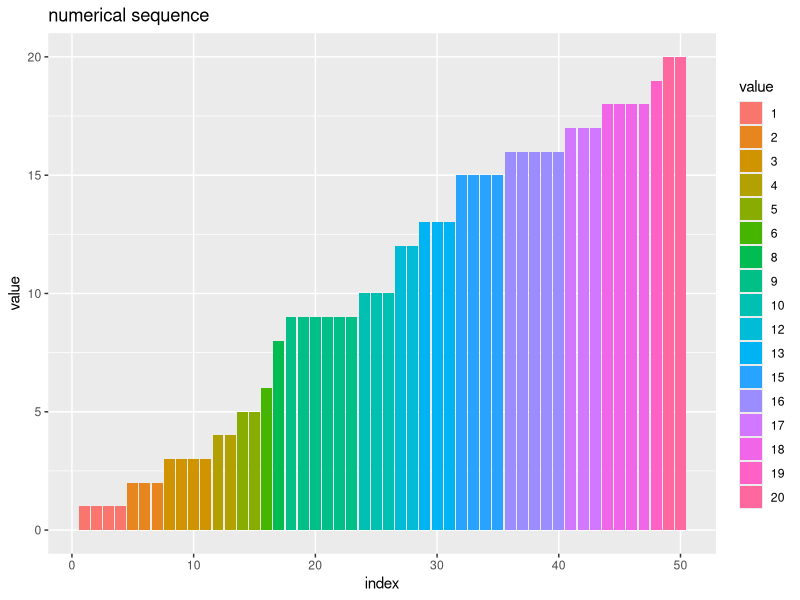

The R script that drew this image: (Note: this script raises an error after producing the figure.)

# 12.8 バケットソート ------------------------------------------------------------

# 利用パッケージ
library(tidyverse)
library(gganimate)

# チェック用
library(ggplot2)


# 実装 ----------------------------------------------------------------------

# バケットソートの実装
bucket_sort <- function(vec, max_val = NA) {
  
  # 数列の要素数を取得
  N <- length(vec)
  
  # 最大値を設定
  if(is.na(max_val)) {
    max_val <- max(vec)
  }
  
  # 集計用の中間変数を初期化
  num_vec <- rep(x = 0, times = max_val)
  sum_vec <- rep(x = 0, times = max_val)
  val_vec <- rep(x = NA, times = N)
  
  # 要素ごとに処理
  for(i in 1:N) { # (前から)
    
    # 重複数をカウント
    num_vec[vec[i]] <- num_vec[vec[i]] + 1
  }
  
  # 値ごとに処理
  for(v in 1:max_val) {
    
    # 累積要素数をカウント
    #sum_vec[v] <- ifelse(test = v == 1, yes = 0, no = sum_vec[v-1]) + num_vec[v]
    if(v == 1) { # (初回)
      sum_vec[v] <- num_vec[v]
    } else {
      sum_vec[v] <- sum_vec[v-1] + num_vec[v]
    }
  }
  
  # 要素ごとに処理
  for(i in N:1) { # (後から)
    
    # 累積要素数番目に値を格納
    val_vec[sum_vec[vec[i]]] <- vec[i]
    
    # 累積要素数をカウントダウン
    sum_vec[vec[i]] <- sum_vec[vec[i]] - 1
  }
  
  # 数列を更新
  vec <- val_vec
  
  # 数列を出力
  return(vec)
}


# 要素数を指定
N <- 50

# 最大値を指定
max_val <- 20

# 数列を生成
a <- sample(x = 1:max_val, size = N, replace = TRUE)
a; table(a)

# ソート
a <- bucket_sort(a)
sum(!(bucket_sort(a) == sort(a)))


# 可視化 ---------------------------------------------------------------------

# 数列を格納
seq_df <- tibble::tibble(
  index = 1:N, # 各試行のインデックス
  value = a    # 要素
  #value = bucket_sort(a) # 要素
)

# 数列を作図
ggplot() + 
  geom_bar(data = seq_df, 
           mapping = aes(x = index, y = value, fill = factor(value)), stat = "identity") + 
  theme(panel.grid.minor.x = element_blank()) + # 図の体裁
  labs(title = "numerical sequence", 
       fill = "value", 
       x = "index", y = "value")


### ・操作の確認 -----

# 数列を格納
sequence_df <- tibble::tibble(
  iteration = 0, # フレーム番号
  id        = 1:N, # 要素ID
  # 数列用
  index = 1:N, 
  value = a, 
  # タイル用
  x        = index, 
  y        = 0.5 * value, 
  height   = value, 
  alpha    = 1, 
  linetype = "blank", 
  # ラベル用
  label_y = 0
) |> 
  dplyr::group_by(value) |> # IDの割当用
  dplyr::mutate(
    # 重複ラベル用
    dup_id    = dplyr::row_number(id), # 重複IDを割り当て
    dup_num   = max(dup_id), # 重複の判定用
    dup_label = dplyr::if_else(
      condition = dup_num > 1, true = paste0("(", dup_id, ")"), false = ""
    ) # 重複要素のみラベルを作成
  ) |> 
  dplyr::ungroup()

# 値ごとの要素数をカウント
count_df <- tibble::tibble(
  iteration = 1, # フレーム番号
  id        = 1:N, # 要素ID
  # 数列用
  value = a, 
  # タイル用
  x       = value, 
  height  = 1, 
  alpha   = 0.1, 
  linetype = "dashed"
) |> 
  dplyr::group_by(value) |> # IDの割当・カウント用
  dplyr::mutate(
    count = dplyr::row_number(id), # 値ごとの累積要素数
    y     = count - 0.5, 
    # ラベル用
    label_y = y - 0.5, 
    # 重複ラベル用
    dup_id    = dplyr::row_number(id), # 重複IDを割り当て
    dup_num   = max(dup_id), # 重複の判定用
    dup_label = dplyr::if_else(
      condition = dup_num > 1, true = paste0("(", dup_id, ")"), false = ""
    ) # 重複要素のみラベルを作成
  ) |> 
  dplyr::ungroup()

# 累積要素数をカウント
reorder_df <- tibble::tibble(
  iteration = 2, # フレーム番号
  id        = 1:N, # 要素ID
  # 数列用
  value = a, 
  # タイル用
  y        = 0.5, 
  height   = 1, 
  alpha    = 0.1, 
  linetype = "dashed", 
  # ラベル用
  label_y = y - 0.5
) |> 
  dplyr::arrange(value, id) |> # 累積カウント用
  dplyr::mutate(
    x = dplyr::row_number() # 累積要素数
  ) |> 
  dplyr::arrange(id) |> 
  dplyr::group_by(value) |> # IDの割当用
  dplyr::mutate(
    # 重複ラベル用
    dup_id    = dplyr::row_number(id), # 重複IDを割り当て
    dup_num   = max(dup_id), # 重複の判定用
    dup_label = dplyr::if_else(
      condition = dup_num > 1, true = paste0("(", dup_id, ")"), false = ""
    ) # 重複要素のみラベルを作成
  ) |> 
  dplyr::ungroup()

# 数列をソート
swap_df <- tibble::tibble(
  iteration = 3, # フレーム番号
  id        = 1:N, # 要素ID
  # 数列用
  value = a, 
  # タイル用
  y        = 0.5 * value, 
  height   = value, 
  alpha    = 1, 
  linetype = "blank", 
  # ラベル用
  label_y = 0
) |> 
  dplyr::arrange(value, id) |> # 入替用
  dplyr::mutate(
    index = dplyr::row_number(), # 入替後のインデックス
    x     = index
  ) |> 
  dplyr::arrange(id) |> 
  dplyr::group_by(value) |> # IDの割当用
  dplyr::mutate(
    # 重複ラベル用
    dup_id    = dplyr::row_number(id), # 重複IDを割り当て
    dup_num   = max(dup_id), # 重複の判定用
    dup_label = dplyr::if_else(
      condition = dup_num > 1, true = paste0("(", dup_id, ")"), false = ""
    ) # 重複要素のみラベルを作成
  ) |> 
  dplyr::ungroup()

# データを結合
trace_df <- dplyr::bind_rows(
  sequence_df, 
  count_df, 
  reorder_df, 
  swap_df
)


### ・入替の確認 -----

# インデックスの小さい順に要素を取り出す
sequence_df <- tidyr::expand_grid(
  iteration = 0:N, # カウント時の試行回数
  id        = 1:N  # 元のインデックス
) |> # 試行ごとに要素IDを複製
  dplyr::mutate(
    # 数列用
    index = id, 
    value = a[id], 
    # タイル用
    x        = index, 
    y        = 0.5 * value, 
    height   = value, 
    alpha    = 1, 
    linetype = "blank", 
    # ラベル用
    label_y = 0
  ) |> 
  dplyr::group_by(iteration, value) |> # IDの割当用
  dplyr::mutate(
    # 重複ラベル用
    dup_id    = dplyr::row_number(id), # 重複IDを割り当て
    dup_num   = max(dup_id), # 重複の判定用
    dup_label = dplyr::if_else(
      condition = dup_num > 1, true = paste0("(", dup_id, ")"), false = ""
    ) # 重複要素のみラベルを作成
  ) |> 
  dplyr::ungroup() |> 
  dplyr::filter(iteration < id) # 未カウントの要素を抽出

# インデックスの小さい順に要素を取り出してカウント
count_df <- tidyr::expand_grid(
  iteration = 0:N, # カウント時の試行回数
  id        = 1:N  # 元のインデックス
) |> # 試行ごとに要素IDを複製
  dplyr::mutate(
    # 数列用
    value = a[id], 
    # タイル用
    x        = value, 
    height   = 1, 
    alpha    = 0.1, 
    linetype = "dashed"
  ) |> 
  dplyr::group_by(iteration, value) |> # IDの割当・カウント用
  dplyr::mutate(
    # タイル用
    count = dplyr::row_number(id), # 値ごとの要素数
    y     = -count + 0.5, 
    # ラベル用
    label_y = y - 0.5, 
    # 重複ラベル用
    dup_id    = dplyr::row_number(id), # 重複IDを割り当て
    dup_num   = max(dup_id), # 重複の判定用
    dup_label = dplyr::if_else(
      condition = dup_num > 1, true = paste0("(", dup_id, ")"), false = ""
    ) # 重複要素のみラベルを作成
  ) |> 
  dplyr::ungroup() |> 
  dplyr::filter(iteration >= id) # カウント済みの要素を抽出

# インデックスの小さい順に要素を戻してカウント
discount_df <- tidyr::expand_grid(
  iteration = 0:N + N+1, # 入替時の試行回数
  id        = 1:N # 元のインデックス
) |> # 試行ごとに要素IDを複製
  dplyr::mutate(
    # 数列用
    value = a[id], 
    # タイル用
    y        = -0.5, 
    height   = 1, 
    alpha    = 0.1, 
    linetype = "dashed", 
    # ラベル用
    label_y = y - 0.5
  ) |> 
  dplyr::arrange(iteration, value, id) |> # 累積カウント用
  dplyr::group_by(iteration) |> # 累積カウント用
  dplyr::mutate(
    # タイル用
    x = dplyr::row_number() # 累積要素数
  ) |> 
  dplyr::arrange(iteration, id) |> 
  dplyr::group_by(iteration, value) |> # IDの割当用
  dplyr::mutate(
    # 重複ラベル用
    dup_id    = dplyr::row_number(id), # 重複IDを割り当て
    dup_num   = max(dup_id), # 重複の判定用
    dup_label = dplyr::if_else(
      condition = dup_num > 1, true = paste0("(", dup_id, ")"), false = ""
    ) # 重複要素のみラベルを作成
  ) |> 
  dplyr::ungroup() |> 
  dplyr::filter(iteration-(N+1) < N+1-id) # 未入替の要素を抽出

# インデックスの小さい順に要素を入れ替えて戻す
swap_df <- tidyr::expand_grid(
  iteration = 0:N + N+1, # 入替時の試行回数
  id        = 1:N # 元のインデックス
) |> # 試行ごとに要素IDを複製
  dplyr::mutate(
    # 数列用
    value = a[id], 
    # タイル用
    y        = 0.5 * value, 
    height   = value, 
    alpha    = 1, 
    linetype = "blank", 
    # ラベル用
    label_y = 0
  ) |> 
  dplyr::arrange(iteration, value, id) |> # 入替用
  dplyr::group_by(iteration) |> # 入替用
  dplyr::mutate(
    # タイル用
    index = dplyr::row_number(), # 入替後のインデックス
    x     = index
  ) |> 
  dplyr::arrange(iteration, id) |> 
  dplyr::group_by(iteration, value) |> # IDの割当用
  dplyr::mutate(
    # 重複ラベル用
    dup_id    = dplyr::row_number(id), # 重複IDを割り当て
    dup_num   = max(dup_id), # 重複の判定用
    dup_label = dplyr::if_else(
      condition = dup_num > 1, true = paste0("(", dup_id, ")"), false = ""
    ) # 重複要素のみラベルを作成
  ) |> 
  dplyr::ungroup() |> 
  dplyr::filter(iteration-(N+1) >= N+1-id) # 入替済みの要素を抽出

# データを結合
trace_df <- dplyr::bind_rows(
  sequence_df, 
  count_df, 
  discount_df, 
  swap_df
)


### ・作図 -----

# ソートのアニメーションを作図
graph <- ggplot() + 
  geom_tile(data = trace_df, 
            mapping = aes(x = x, y = y, width = 1, height = height, 
                          fill = factor(value), color = factor(value), alpha = alpha, 
                          linetype = linetype, group = factor(id)), 
            linewidth = 1) + # 全要素
  geom_text(data = trace_df, 
            mapping = aes(x = x, y = label_y, label = as.character(value), group = factor(id)), 
            vjust = -1.5, size = 5) + # 要素ラベル
  geom_text(data = trace_df, 
            mapping = aes(x = x, y = label_y, label = dup_label, group = factor(id)), 
            vjust = -0.5, size = 4) + # 重複ラベル
  gganimate::transition_states(states = iteration, transition_length = 9, state_length = 1, wrap = FALSE) + # フレーム遷移
  gganimate::ease_aes("cubic-in-out") + # 遷移の緩急
  scale_linetype_identity() + 
  scale_linewidth_identity() + 
  scale_y_continuous(sec.axis = sec_axis(trans = ~-., name = "count")) + # (一度に並べ替え用)
  coord_equal(ratio = 1) + # アスペクト比
  theme(panel.grid.minor.x = element_blank(), 
        legend.position = "none") + 
  labs(title = "bucket sort", 
       subtitle = "iteration: {next_state}", 
       fill = "value", 
       x = "index, value", y = "value")

# フレーム数を取得
frame_num <- trace_df[["iteration"]] |> 
  (\(vec) {max(vec) + 1})()

# 1試行当たりのフレーム数を指定
s <- 20

# gif画像を作成
gganimate::animate(
  plot = graph, 
  nframes = (frame_num + 2)*s, start_pause = s, end_pause = s, fps = 30, 
  width = 1500, height = 1000, 
  renderer = gganimate::gifski_renderer()
)
